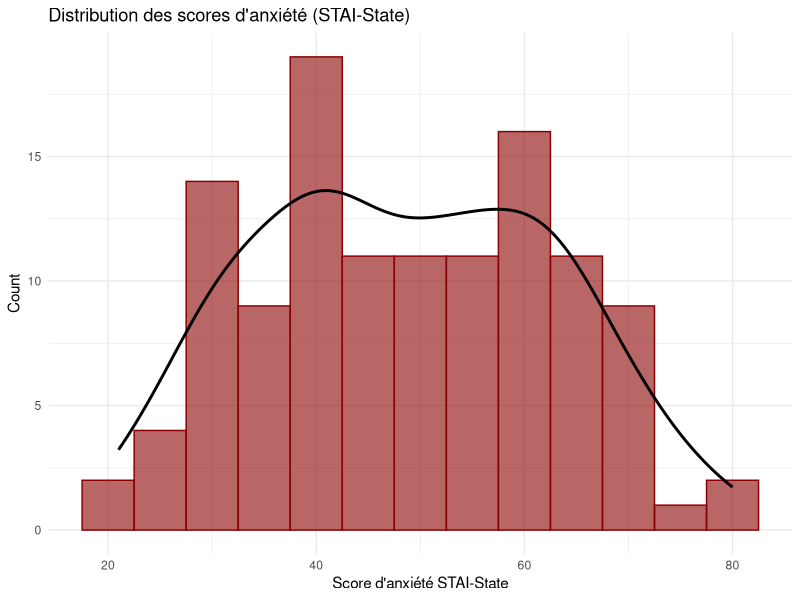
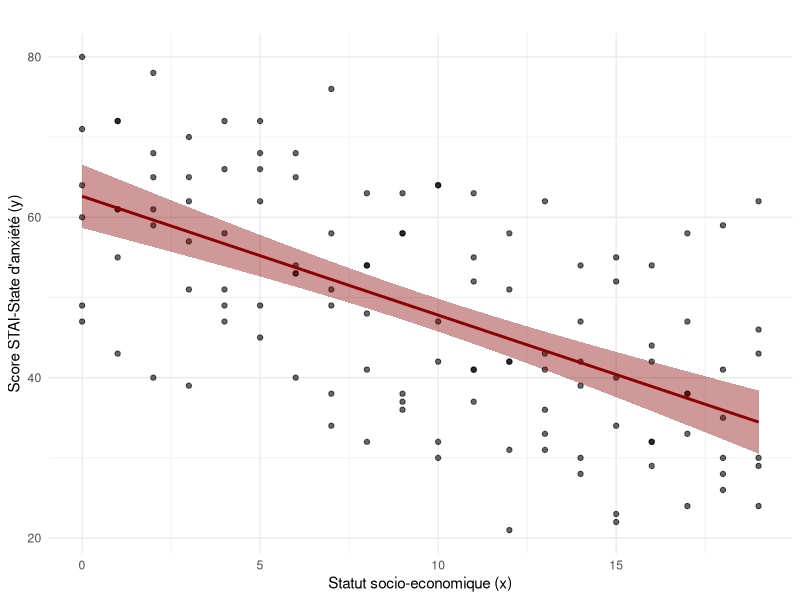
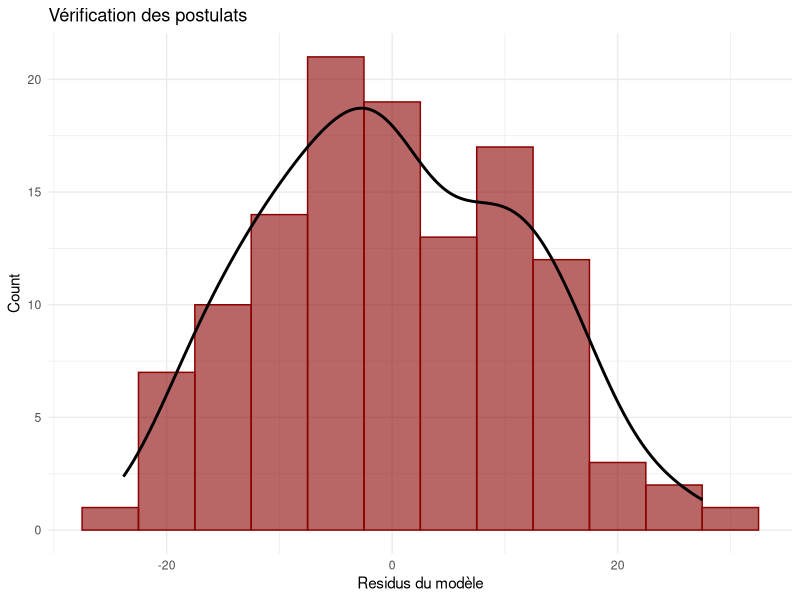

These figures' R source, in order:
## ---- chunk 1
# Installer les packages à la localisation par défaut
install.packages("ggplot2", repos = "https://stat.ethz.ch/CRAN/")
## ---- chunk 2
# Chargement des packages
library(ggplot2)
## ---- chunk 3
# Couleur pour le graphique
darkred <- "#8B0000"
## ---- chunk 4
set.seed(1223) # cela a pour but de rendre les analyses reproducibles

# Nombre de participant-e-x-s
n <- 120

# Générer un statut socio-économique entre 1 et 20
socioecon <- rep(0:19, length.out = n)


# Simuler les scores d'anxiété avec une distribution gamma ajustée
base_anxiety <- round(qgamma(ppoints(n), shape = 10, scale = 100))  # Ajustement pour réduire les 20
base_anxiety <- scales::rescale(base_anxiety, to = c(20, 80))


# Générer des scores d’anxiété influencés par le statut socio-économique
anxiety_scores <- round(base_anxiety - socioecon * 2 + rnorm(n, 0, 5))
anxiety_scores <- anxiety_scores + 25

anxiety_scores <- pmax(pmin(anxiety_scores, 80), 20)


# Création du dataset final
simulated_data <- data.frame(
  sub_id = 1:n,                   # Identifiant des participant-e-x-s
  socioecon = socioecon,          # Statut socio-économique
  anxiety = anxiety_scores        # Score d'anxiété
)

# Vérification des premières lignes
head(simulated_data)
## ---- chunk 5
bin_size <- 5

ggplot(simulated_data, aes(x = anxiety)) +
  geom_histogram(binwidth = bin_size, fill = darkred, color = darkred, alpha = 0.6) +
  geom_density(aes(y = after_stat(count) * bin_size), color = "black",  linewidth = 1) +  # Ajustement de l'échelle
  labs(title = "Distribution des scores d'anxiété (STAI-State)",
       x = "Score d'anxiété STAI-State",
       y = "Count") +
  theme_minimal()
## ---- chunk 6
glm_anxiety <- lm(anxiety ~ socioecon, data = simulated_data)
## ---- chunk 7
glm_anxiety
## ---- chunk 8
summary(glm_anxiety)$sigma
## ---- chunk 9
ggplot(simulated_data, aes(x = socioecon, y = anxiety)) +
  geom_point(color = "black", alpha = 0.6) +  # Points correspondant aux données individuelles des participant-e-x-s
  geom_smooth(method = "lm", color = darkred, se = TRUE, fill = darkred) +  # Régression
  labs(title = "",
       x = "Statut socio-economique (x)",
       y = "Score STAI-State d'anxiété (y)") +
  theme_minimal()
## ---- chunk 10
residuals <- summary(glm_anxiety)$residuals

bin_size <- 5

ggplot(simulated_data, aes(x = residuals )) +
  geom_histogram(binwidth = bin_size, fill = darkred, color = darkred, alpha = 0.6) +
  geom_density(aes(y = after_stat(count) * bin_size), color = "black",  linewidth = 1) +  # Ajustement de l'échelle
  labs(title = "Vérification des postulats",
       x = "Residus du modèle",
       y = "Count") +
  theme_minimal()
